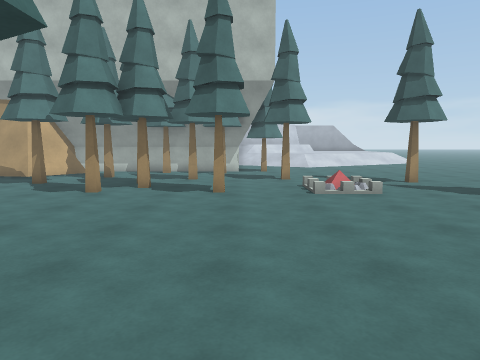
View 1 (above)

24 first-person views from a walk through a scene from a Unity 3-D project. The camera is 1.5 m above the floor, tilts 6° down and sees 70° across. The floor is counted in squares, 1 m on a side. Each view is taken from the middle of a square. On the plan, view 1 faces up. The plan holds only what a view shows up to about 16 squares ahead; the rest is blank. The place goes on beyond the plan. Surface patterns are stand-ins for the level's own textures.

View 2
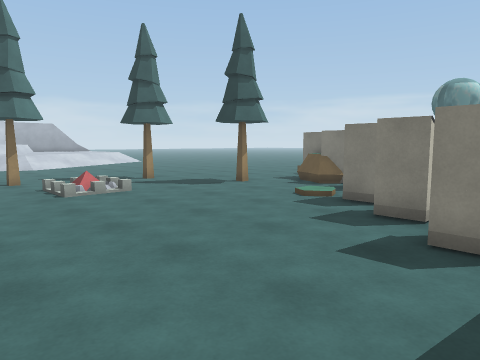

View 3
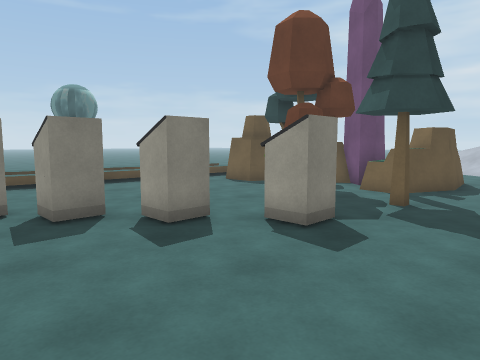

View 4
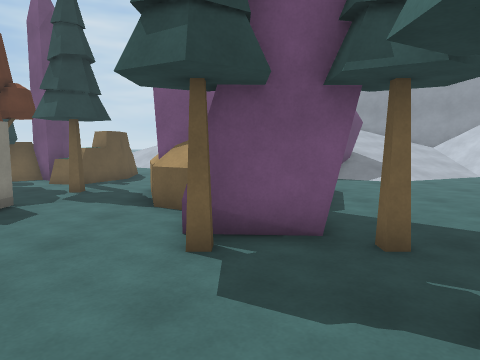

View 5
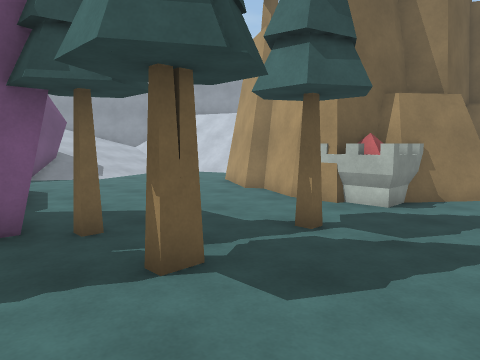

View 6
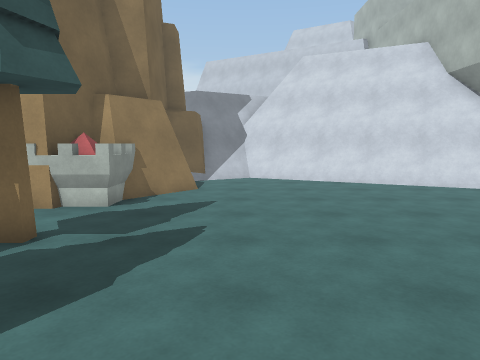

View 7
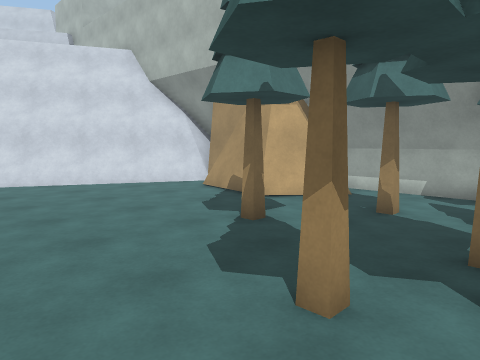

View 8
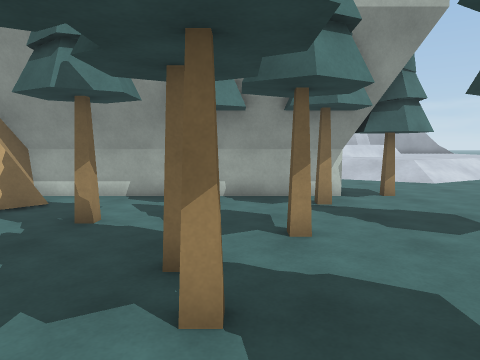

View 9
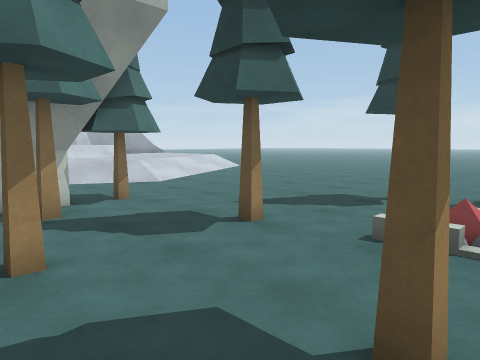

View 10
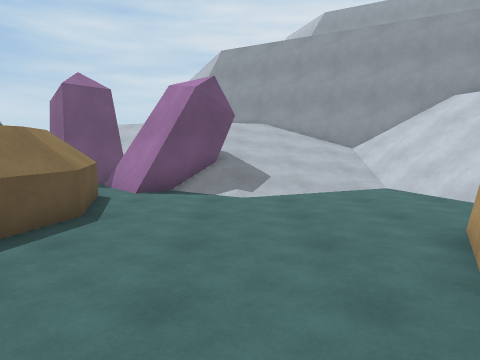

View 11
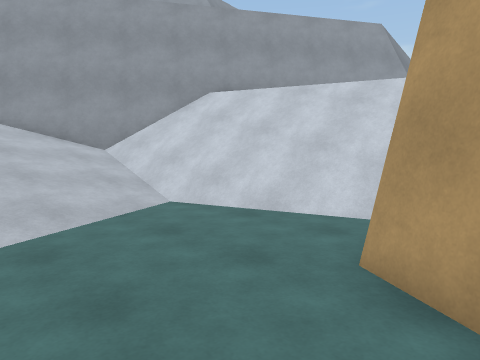

View 12
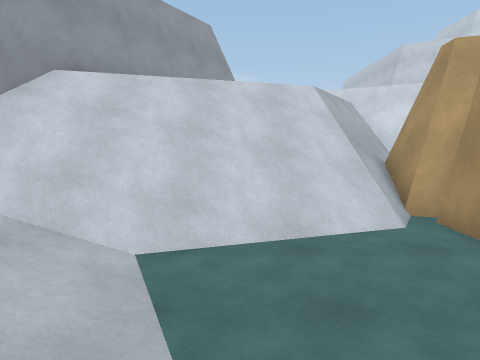

View 13
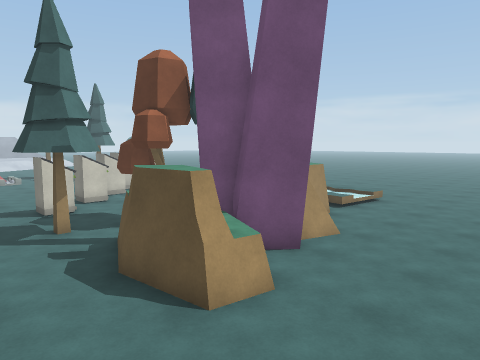

View 14
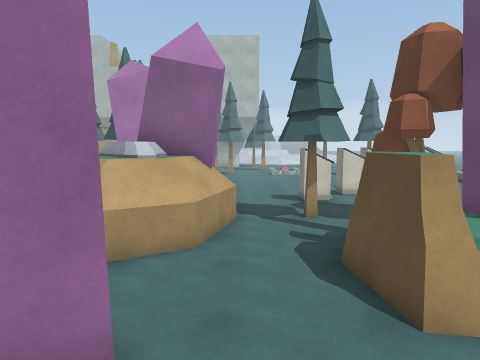

View 15
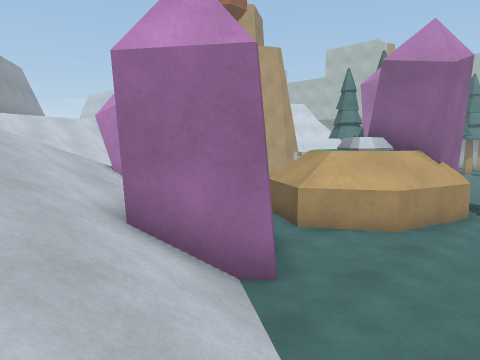

View 16
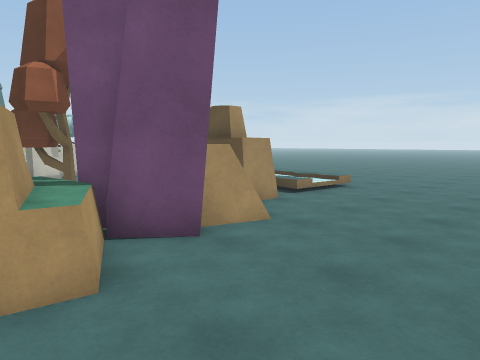

View 17
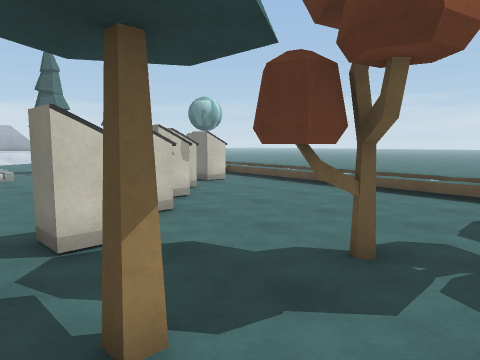

View 18
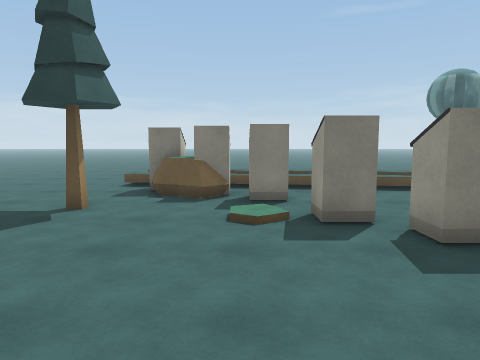

View 19
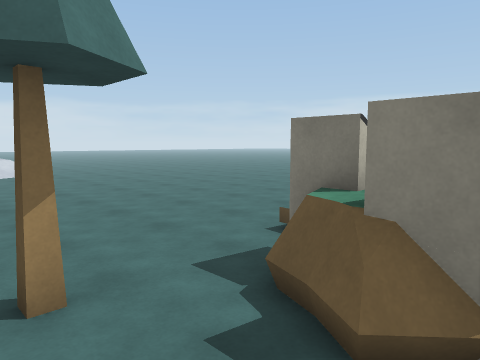

View 20
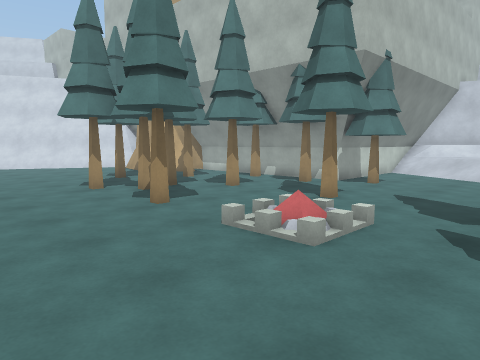

View 21
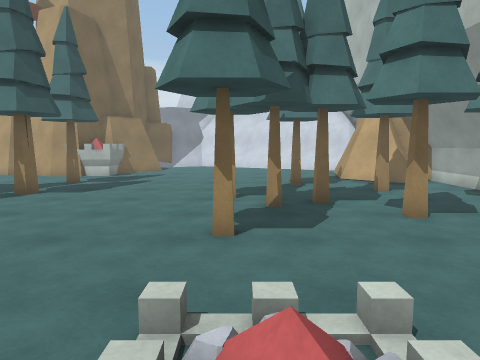

View 22
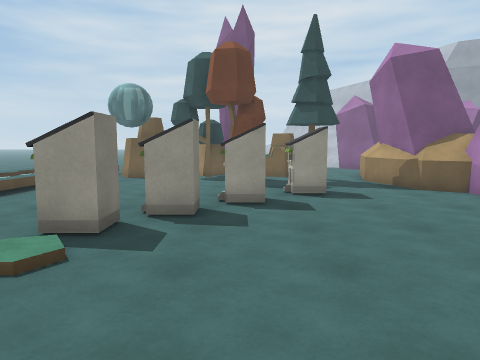

View 23
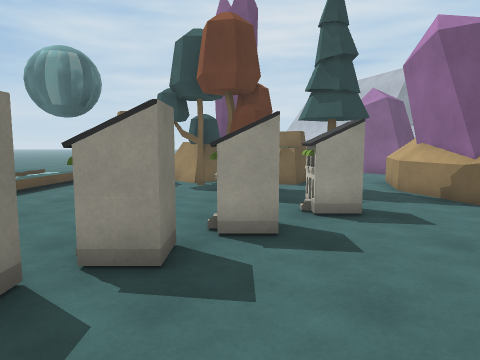

View 24
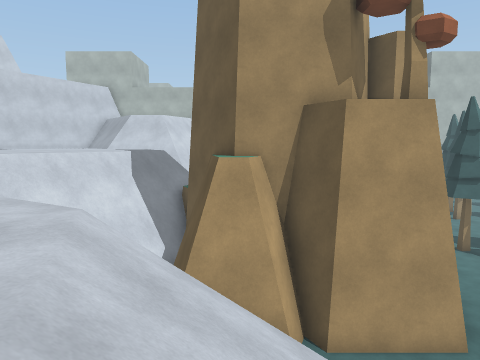

### Floor plan
Key: @ floor where view 1 was taken; # wall or solid block; . main floor; : floor 0.25 m higher than the main floor; + floor 3.5 m higher than the main floor; / step, stairs or slope; = window, fence, low wall or low ledge; ≈ water the walk keeps out of; ^ raised ledge; v drop or lower ground; T tower; O other object.
Columns run from 24 left of view 1 to 16 right of it. Each row starts with its distance up from view 1.
 19                ##########O...............
 18                #....O..O.................
 17         ##### ##.........................
 16         #=.=####..O......................
 15        ##=............O...O..............
 14        #=......................O.........
 13       ##=.......O...O..........O.........
 12       #=.............O.....//............
 11      ##=...........O...O...:/............
 10      #=..........................O....≈
  9      #=.............................OO
  8      #=............................OOO
  7      #=...........................OOOO
  6      ######...................../.OOOO≈
  5           ##OO..O.OO............/.OO.O
  4 ^^#        #OO..O..O...........OO....≈
  3  ^###       O#................OO.....≈
  2 ^=vv##      ##.....O##O.......OO.....≈
  1 ^vvvv#      #......####.....OO.......≈
  0 =vv v#      #......   #.@..O.........≈
 -1 vvv v# ##  ##......^  ^^...O........O≈
 -2 vvvvv#######.......^  ##............O≈
 -3   vvvvvv####.......^   #=...O#......≈≈
 -4   +vvv///..........^   #=.O..O......≈
 -5   ++/////..........^  #^=........OO.≈
 -6    +//////.........^###^...OO.OOO#O.≈
 -7     +/////....//...^^^^^..OOT#OOOOO.≈≈/..
 -8     +/////../////##=.^....OOOTTOO...../..
 -9 ##   ///////////####= ....OOOTTOO........
-10  ### +//////////#######...OO.............
-11    ###//////////##//###/.................
-12     ####/////////////##/................
-13       ####////// //////// .........
-14          ###//    /////// /
-15            ##          // /

Positions as (right, up) in squares from view 1, and headings:
1: (0, 0), facing up
2: (-1, 0), facing up-right
3: (-1, 5), facing down-right
4: (-3, 7), facing down
5: (-3, 8), facing down-left
6: (-3, 8), facing left
7: (-3, 8), facing up-left
8: (-3, 9), facing up
9: (-3, 10), facing up-right
10: (-9, 3), facing down
11: (-9, -1), facing down-left
12: (-9, -7), facing left
13: (-1, -14), facing up-right
14: (0, -14), facing up
15: (2, -15), facing up-left
16: (2, -14), facing up-right
17: (1, -6), facing up-right
18: (1, 6), facing right
19: (8, 6), facing up-right
20: (7, 6), facing up-left
21: (5, 11), facing left
22: (5, 10), facing down
23: (5, 7), facing down
24: (-18, -10), facing up
